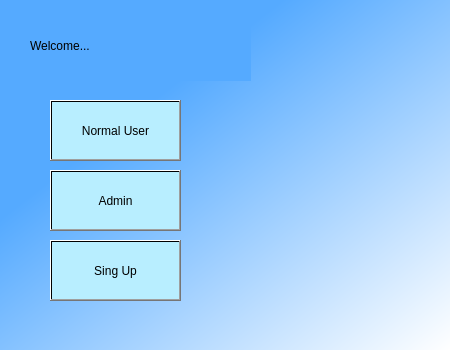
<?xml version="1.0" encoding="UTF-8"?>
<ui version="4.0">
 <class>MainWindow</class>
 <widget class="QDialog" name="MainWindow">
  <property name="windowModality">
   <enum>Qt::WindowModal</enum>
  </property>
  <property name="geometry">
   <rect>
    <x>0</x>
    <y>0</y>
    <width>450</width>
    <height>350</height>
   </rect>
  </property>
  <property name="windowTitle">
   <string>MainWindow</string>
  </property>
  <property name="styleSheet">
   <string notr="true">background-color: qlineargradient(spread:pad, x1:0, y1:0, x2:1, y2:1, stop:0.312849 rgba(85, 170, 255, 255), stop:1 rgba(255, 255, 255, 255));</string>
  </property>
  <widget class="QPushButton" name="Admin">
   <property name="geometry">
    <rect>
     <x>50</x>
     <y>170</y>
     <width>131</width>
     <height>61</height>
    </rect>
   </property>
   <property name="styleSheet">
    <string notr="true">color: qlineargradient(spread:pad, x1:0, y1:0, x2:1, y2:1, stop:1 rgba(0, 0, 0, 255));
background-color: qlineargradient(spread:pad, x1:0, y1:0, x2:1, y2:1, stop:1 rgba(184, 238, 255, 255));
font: 600 10pt &quot;Sitka Small Semibold&quot;;</string>
   </property>
   <property name="text">
    <string>Admin</string>
   </property>
  </widget>
  <widget class="QPushButton" name="SignUp">
   <property name="geometry">
    <rect>
     <x>50</x>
     <y>240</y>
     <width>131</width>
     <height>61</height>
    </rect>
   </property>
   <property name="styleSheet">
    <string notr="true">color: qlineargradient(spread:pad, x1:0, y1:0, x2:1, y2:1, stop:1 rgba(0, 0, 0, 255));
background-color: qlineargradient(spread:pad, x1:0, y1:0, x2:1, y2:1, stop:1 rgba(184, 238, 255, 255));
font: 600 10pt &quot;Sitka Small Semibold&quot;;</string>
   </property>
   <property name="text">
    <string>Sing Up</string>
   </property>
  </widget>
  <widget class="QPushButton" name="NUser">
   <property name="geometry">
    <rect>
     <x>50</x>
     <y>100</y>
     <width>131</width>
     <height>61</height>
    </rect>
   </property>
   <property name="styleSheet">
    <string notr="true">background-color: qlineargradient(spread:pad, x1:0, y1:0, x2:1, y2:1, stop:1 rgba(184, 238, 255, 255));
color: qlineargradient(spread:pad, x1:0, y1:0, x2:1, y2:1, stop:1 rgba(0, 0, 0, 255));
font: 600 10pt &quot;Sitka Small Semibold&quot;;</string>
   </property>
   <property name="text">
    <string>Normal User</string>
   </property>
  </widget>
  <widget class="QLabel" name="label">
   <property name="geometry">
    <rect>
     <x>30</x>
     <y>10</y>
     <width>221</width>
     <height>71</height>
    </rect>
   </property>
   <property name="styleSheet">
    <string notr="true">color: qlineargradient(spread:pad, x1:0, y1:0, x2:1, y2:1, stop:1 rgba(0, 0, 0, 255));
background-color: qlineargradient(spread:pad, x1:0, y1:0, x2:1, y2:1, stop:1 rgba(85, 170, 255, 255));
font: 40pt &quot;Tw Cen MT Condensed Extra Bold&quot;;</string>
   </property>
   <property name="text">
    <string>Welcome...</string>
   </property>
  </widget>
 </widget>
 <resources/>
 <connections/>
</ui>
